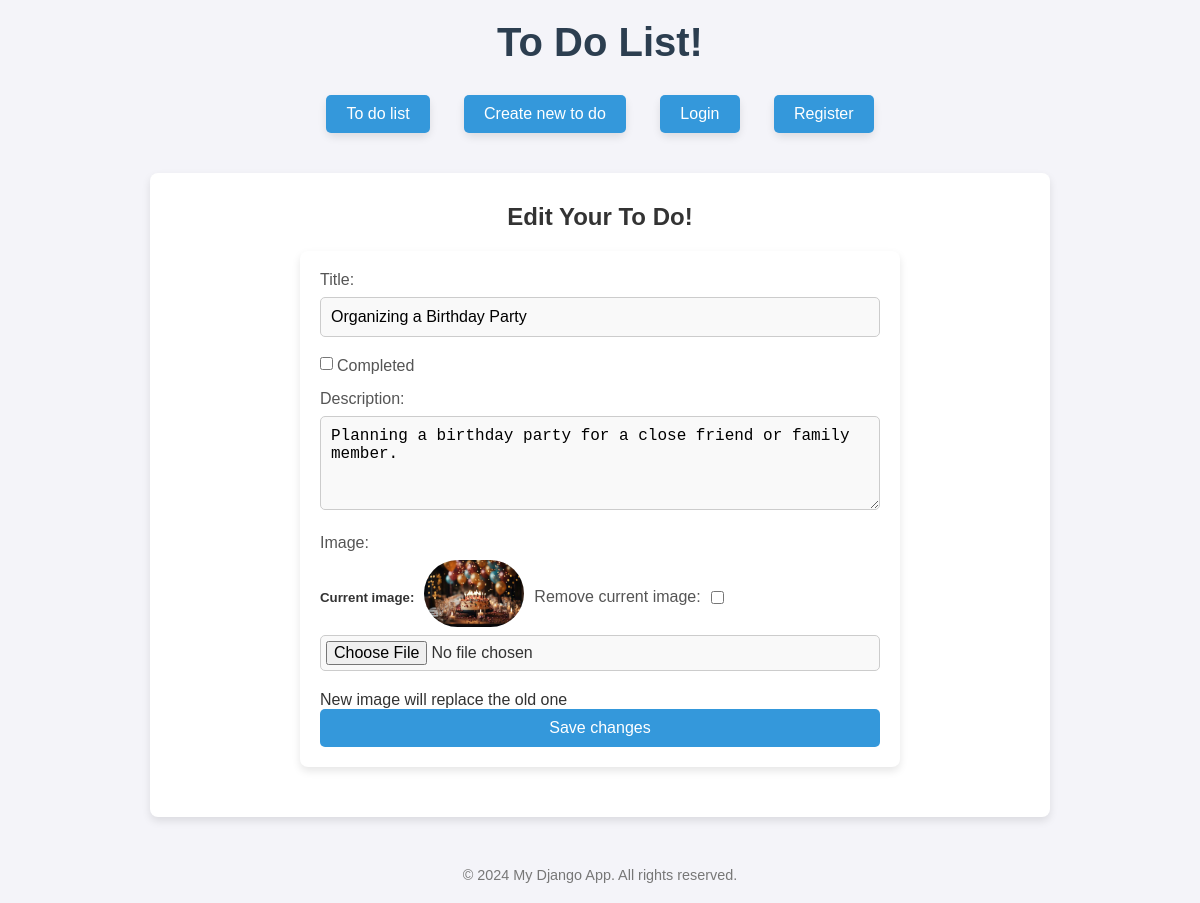
Page /todo/edit/62/ on the committed database.
### toDos/models.py (models this page shows, shortened)
class ToDo(models.Model):
    title = models.CharField(max_length=250)
    text = models.TextField()
    creation_date = models.DateTimeField(auto_now_add=True)
    completion = models.BooleanField(default=False)
    completion_date = models.DateTimeField(blank = True, null=True)
    image = models.ImageField(upload_to='images/', blank ='True', null=True)
    author = models.ForeignKey(User, on_delete=models.CASCADE, related_name= 'to_dos', blank ='True', null=True)

### toDos/views.py (the view)
# urls.py: path('todo/edit/<int:todo_id>/' , views.edit_todo_view, name = 'edit'),
def edit_todo_view(request, todo_id):
    to_do =get_object_or_404(ToDo, id = todo_id)
    return render(request, 'edit.html' ,{"todo": to_do})

### toDos/templates/edit.html (shortened to what this page needs)
{% extends 'base.html'%}
{% block content %}
<h2>Edit Your To Do!</h2>
<form action="{% url 'save_edits' todo.id%}" method="post" enctype="multipart/form-data">
    <label for="title">Title:</label>
        <input type="text" id="title" name="title" placeholder="Title" required value = "{{todo.title}}">
        <div class = "completed-div">
            <input type="checkbox" name ="completed" class = "todo-comletion" {%if todo.completion %}checked {% endif %} data-id="{{todo.id}}" data-url = "{% url 'toggle_todo' todo.id %}">
            <label for = "completed" >Completed</label>
        </div>
        <label for="text">Description:</label>
        <textarea id="text" name="text" rows="4" placeholder="Description" required>{{todo.text}}</textarea>
        <label for="image">Image:</label>
        {% if todo.image %}
            <div class="image-edit-div">
                <h5>Current image:</h5>
                <img src = "{{todo.image.url}}" alt ="Current image" style = "max-width: 100px; max-height: 100px;">
                <div class="image-edit-div">
                    <label for="remove_image">Remove current image:</label>
                    <input type="checkbox" id="remove_image" name = "remove_image">
                </div>
            </div>
        {% endif %}
        <input type="file" id="image" name="image" accept="image/*">
        <p>New image will replace the old one</p>
        <button type = 'submit'>Save changes</button>
</form>
{%endblock content%}

### static/css/styles.css (style rules this page uses)
* { margin: 0; padding: 0; box-sizing: border-box; }
body { font-family: 'Arial', sans-serif; background-color: #f4f4f9; color: #333; padding: 20px; }
h2 { text-align: center; margin-bottom: 10px; }
form { background-color: white; padding: 20px; border-radius: 8px; box-shadow: 0 4px 8px rgba(0, 0, 0, 0.1); max-width: 600px; margin: 20px auto; }
form label { font-size: 1rem; color: #555; margin-bottom: 8px; display: block; }
form input, form textarea { width: 100%; padding: 10px; margin-bottom: 20px; border: 1px solid #ccc; border-radius: 5px; font-size: 1rem; background-color: #f9f9f9; }
form input[type="file"] { padding: 5px; }
form button { background-color: #3498db; color: white; padding: 10px 20px; font-size: 1rem; border: none; border-radius: 5px; cursor: pointer; transition: background-color 0.3s ease; width: 100%; }
img { width: 100%; height: auto; object-fit: cover; margin-bottom: 2%; border-radius: 40px; }
.completed-div { width: 100%; display: flex; flex-direction:row; }
.image-edit-div { width: auto; display: inline-flex; align-items: center; gap: 10px; }
.image-edit-div label { white-space: nowrap; margin: 0; }
.image-edit-div input[type="checkbox"] { margin: 0; width: auto; line-height: 1; }
.completed-div input { width: auto; line-height: 1; margin-right: 4px; }

### rows in the picture
ToDo: title "Organizing a Birthday Party", text "Planning a birthday party for a close friend or family member.", image (picture)
